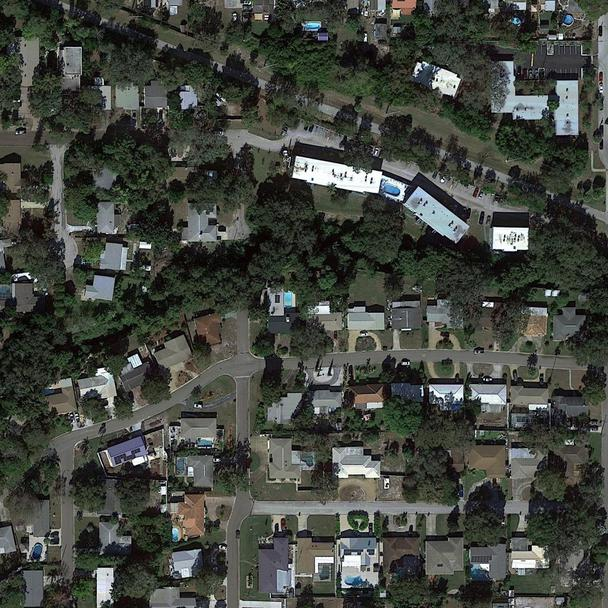
#> input picture data/training/gmaps_custom/original/images/extra_sat_27.7647763_-82.7220096.jpg, 608 x 608 px
$ python -i morphology.py   (imports and definitions only)
#> lines starting #> are read from the running program, lines starting #| are printed output that depends on the picture
#> further down, picture is the input picture: shape (608, 608, 3); mean B, G, R 63.1, 69.9, 66.5
#!/usr/bin/env python3
# coding: utf8

"""
Morphological functions for post processing.
    erodedilate_v0 and erodedilate_v1 are the 2 variants of filters.
"""

__author__ = 'Andreas Kaufmann, Jona Braun, Frederike Lübeck, Akanksha Baranwal'
__email__ = "ankaufmann@student.ethz.ch, jonbraun@student.ethz.ch, fluebeck@student.ethz.ch, abaranwal@student.ethz.ch"

import numpy as np
import cv2

def erodedilate_v0(img, numdilate=4, numerode=4, nummedian=2, kernelsz=16, mediansz=5 ):
    """
    Continuous dilations followed by erosions, to maintain road width pixel resolution set numdilate = numerode.
    Median filtering to sharpen edges at the end.
    Morphological filters are kernels with all ones
    """

    kernel_allones = np.ones((kernelsz,kernelsz))
    #Continuous dilations. Spreads out the pixels to join the roads.
    kernel_allones = kernel_allones.astype('uint8')
    if(numdilate>0):
        out_img = cv2.dilate(img, kernel_allones)
        for i in range(0,numdilate-1):
            out_img = cv2.dilate(out_img, kernel_allones)
    #Continuous erosion. Clears up unwanted pixels which are not part of road
    if(numerode>0):
        out_img = cv2.erode(out_img, kernel_allones)
        for i in range(0,numerode-1):
            out_img = cv2.erode(out_img, kernel_allones)

    #Median filtering to sharpen the edges
    if(nummedian>0):
        out_img = cv2.medianBlur(out_img, mediansz)
        for i in range(0,numerode-1):
            out_img = cv2.medianBlur(out_img, mediansz)

    return out_img


def erodedilate_v1(img, numdilate=4, numerode=4, nummedian=2, kernelsz=16, mediansz=5 ):
    """
    Continuous dilations followed by erosions, to maintain road width pixel resolution set numdilate = numerode
    Median filtering to sharpen edges at the end.
    Morphological filters are kernels with only central elements as ones
        successive filters applied are: middle column as 1s, middle row as 1s, left diagonal as 1s, right diagonal as 1s.
    """
#> called with numdilate = 4, numerode = 4, nummedian = 2, kernelsz = 16, mediansz = 5
    kernel_1 = np.zeros((kernelsz,kernelsz))

    # central element 1s
    kernel_010 = np.zeros((kernelsz,kernelsz))
    midpt = int(kernelsz/2)
    kernel_010[:,[midpt]]  = 1

    # rows central element 1s
    kernel_010_r = np.zeros((kernelsz,kernelsz))
    kernel_010_r[[midpt],:] = 1

    # diagonal elements 1s
    kernel_diag = np.zeros((kernelsz,kernelsz))
    np.fill_diagonal(kernel_diag,1)

    # flipped diagonal 1s
    kernel_diag_flip = np.fliplr(kernel_diag)

    #Continuous dilations. Spreads out the pixels to join the roads.
    kernel_010 = kernel_010.astype('uint8')
    kernel_010_r = kernel_010_r.astype('uint8')
    kernel_diag = kernel_diag.astype('uint8')
    kernel_diag_flip = kernel_diag_flip.astype('uint8')

    if(numdilate>0):
        out_img = cv2.dilate(img, kernel_010)
        out_img = cv2.dilate(out_img, kernel_010_r)
        out_img = cv2.dilate(out_img, kernel_diag)
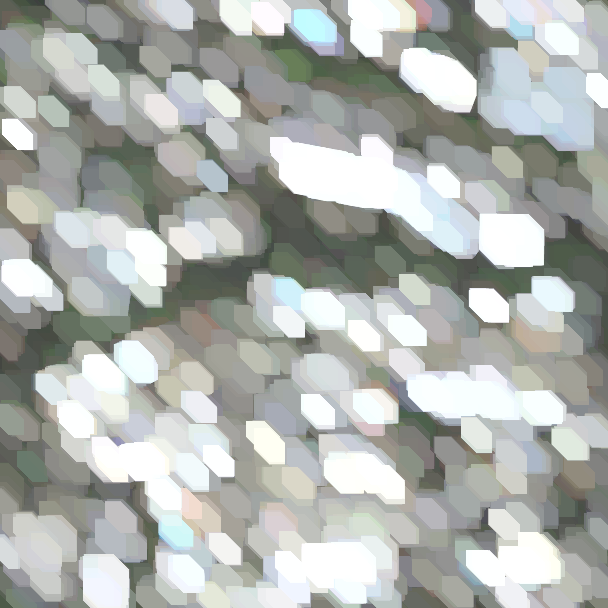
#> out_img: shape (608, 608, 3); mean B, G, R 174.3, 178.2, 174.6
        out_img = cv2.dilate(out_img, kernel_diag_flip)
        for i in range(0,numdilate-1):
            out_img = cv2.dilate(out_img, kernel_010)
            out_img = cv2.dilate(out_img, kernel_010_r)
            out_img = cv2.dilate(out_img, kernel_diag)
            out_img = cv2.dilate(out_img, kernel_diag_flip)
#> this loop made 3 passes
#> pass 1, in erodedilate_v1, `out_img = cv2.dilate(out_img, kernel_diag_flip)`:
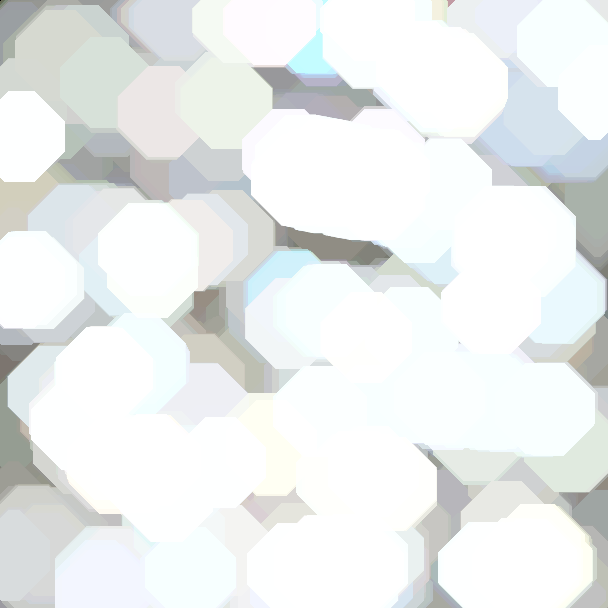
#> out_img: shape (608, 608, 3); mean B, G, R 237.7, 238.2, 235.1
#> after the loop:
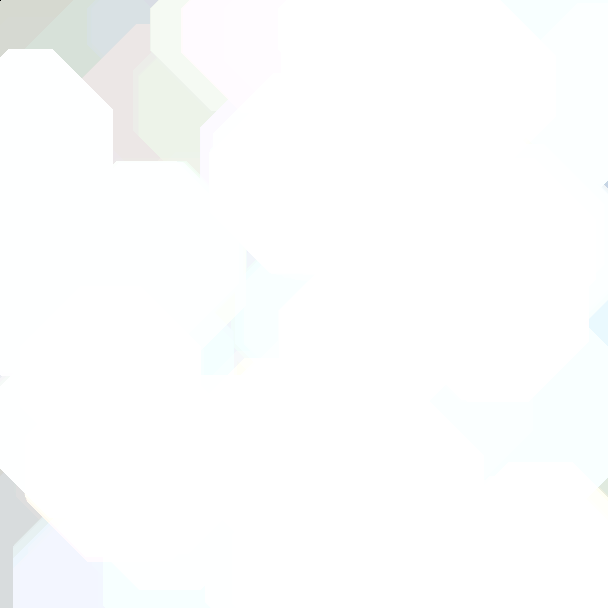
#> out_img: shape (608, 608, 3); mean B, G, R 253.2, 253.3, 252.4

    #Continuous erosion. Clears up unwanted pixels which are not part of road
    if(numerode>0):
        out_img = cv2.erode(out_img, kernel_010)
        out_img = cv2.erode(out_img, kernel_010_r)
        out_img = cv2.erode(out_img, kernel_diag)
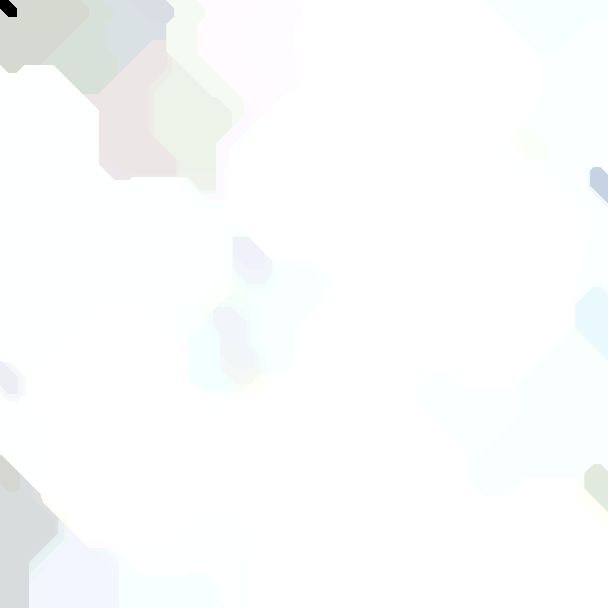
#> out_img: shape (608, 608, 3); mean B, G, R 251.9, 252.1, 250.7
        out_img = cv2.erode(out_img, kernel_diag_flip)
        for i in range(0,numerode-1):
            out_img = cv2.erode(out_img, kernel_010)
            out_img = cv2.erode(out_img, kernel_010_r)
            out_img = cv2.erode(out_img, kernel_diag)
            out_img = cv2.erode(out_img, kernel_diag_flip)
#> this loop made 3 passes
#> pass 1, in erodedilate_v1, `out_img = cv2.erode(out_img, kernel_010)`:
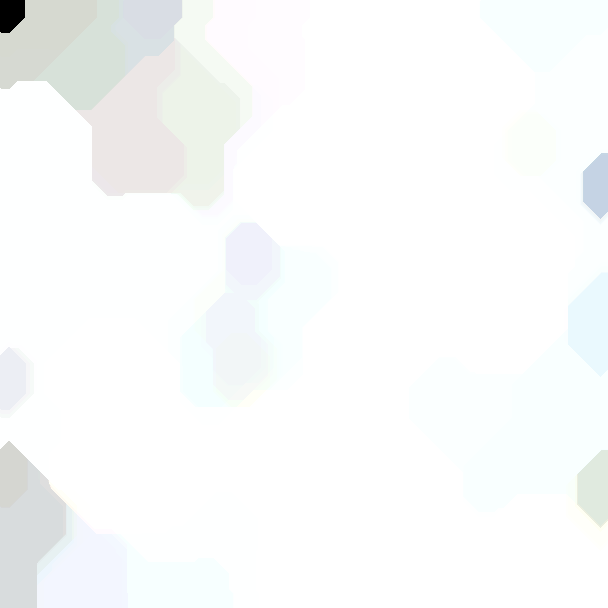
#> out_img: shape (608, 608, 3); mean B, G, R 250.5, 250.7, 249
#> pass 1, in erodedilate_v1, `out_img = cv2.erode(out_img, kernel_diag)`:
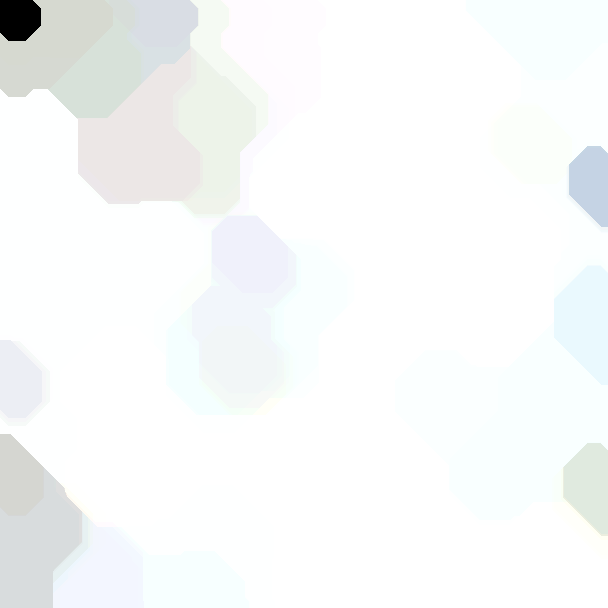
#> out_img: shape (608, 608, 3); mean B, G, R 248.9, 249, 247
#> after the loop:
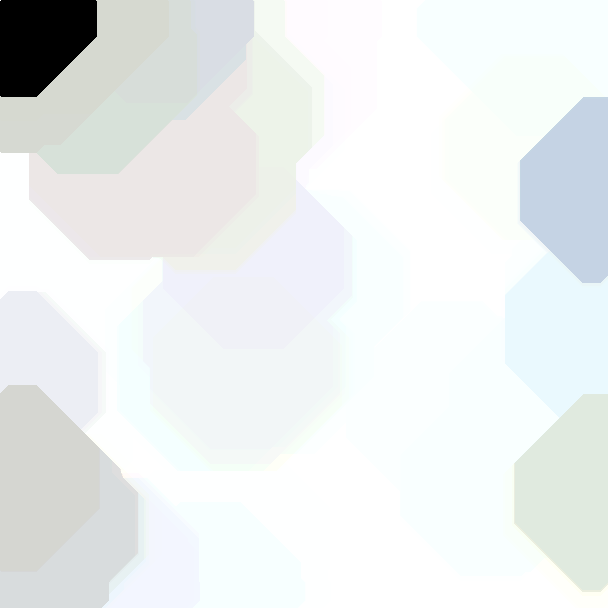
#> out_img: shape (608, 608, 3); mean B, G, R 238.2, 238.4, 234.6

    #Median filtering to sharpen the edges
    if(nummedian>0):
        out_img = cv2.medianBlur(out_img, mediansz)
        for i in range(0,numerode-1):
            out_img = cv2.medianBlur(out_img, mediansz)

    return out_img

>>> import cv2
>>> picture = cv2.imread('../../../data/training/gmaps_custom/original/images/extra_sat_27.7647763_-82.7220096.jpg')
>>> result = erodedilate_v1(picture)

$ run again, on data/training/gmaps_custom/original/images/extra_sat_27.9742418_-82.7685907.jpg
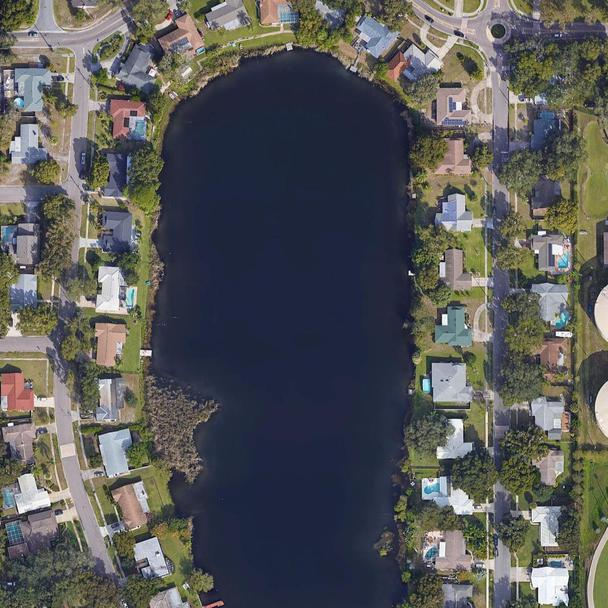
#> input picture data/training/gmaps_custom/original/images/extra_sat_27.9742418_-82.7685907.jpg, 608 x 608 px
#> picture is the input picture: shape (608, 608, 3); mean B, G, R 87.4, 88.1, 87.3
#> after the loop in erodedilate_v1, `for i in range(0,numdilate-1):`:
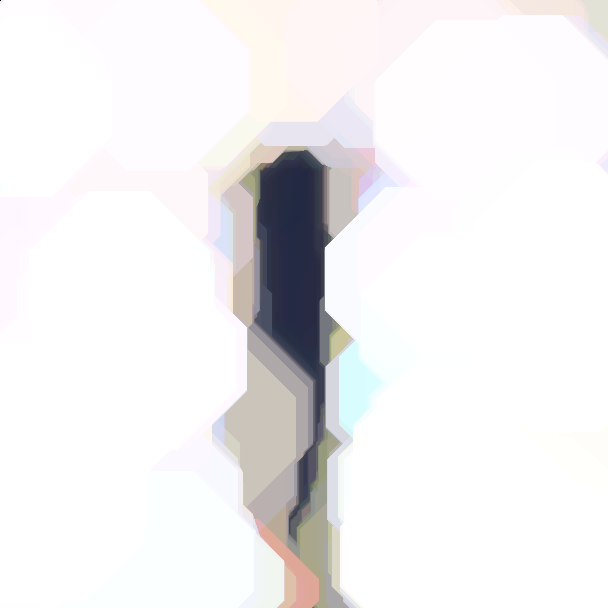
#> out_img: shape (608, 608, 3); mean B, G, R 239.8, 238.8, 240.2
#> after the loop in erodedilate_v1, `for i in range(0,numerode-1):`:
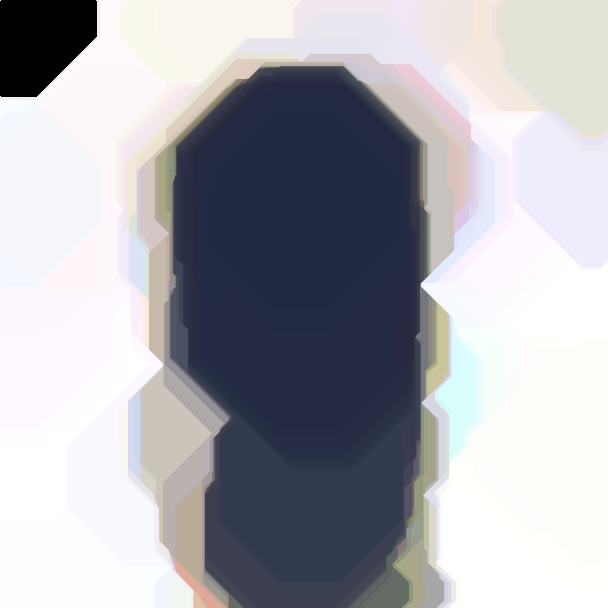
#> out_img: shape (608, 608, 3); mean B, G, R 178, 171.1, 170.9

$ run again, on data/training/gmaps_custom/original/images/extra_sat_28.035997_-82.4492073.jpg
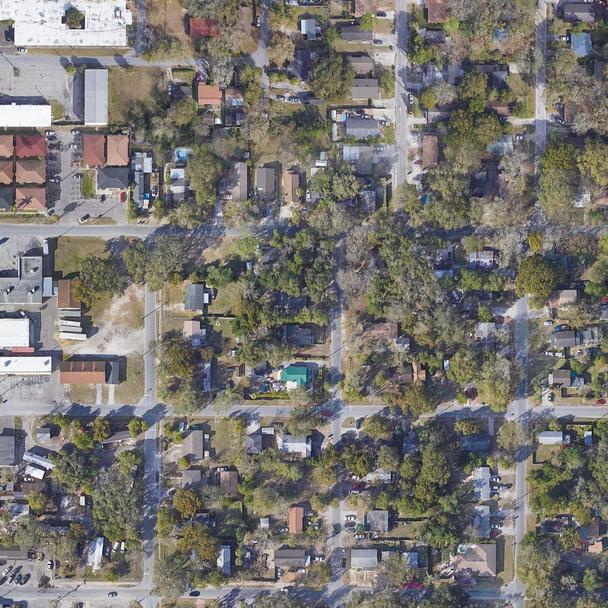
#> input picture data/training/gmaps_custom/original/images/extra_sat_28.035997_-82.4492073.jpg, 608 x 608 px
#> picture is the input picture: shape (608, 608, 3); mean B, G, R 113.2, 117, 120.2
#> after the loop in erodedilate_v1, `for i in range(0,numerode-1):`:
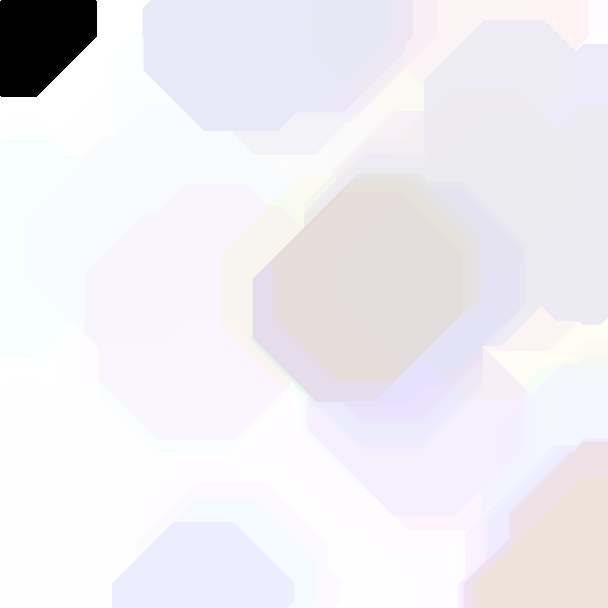
#> out_img: shape (608, 608, 3); mean B, G, R 241.6, 235.9, 238.2
